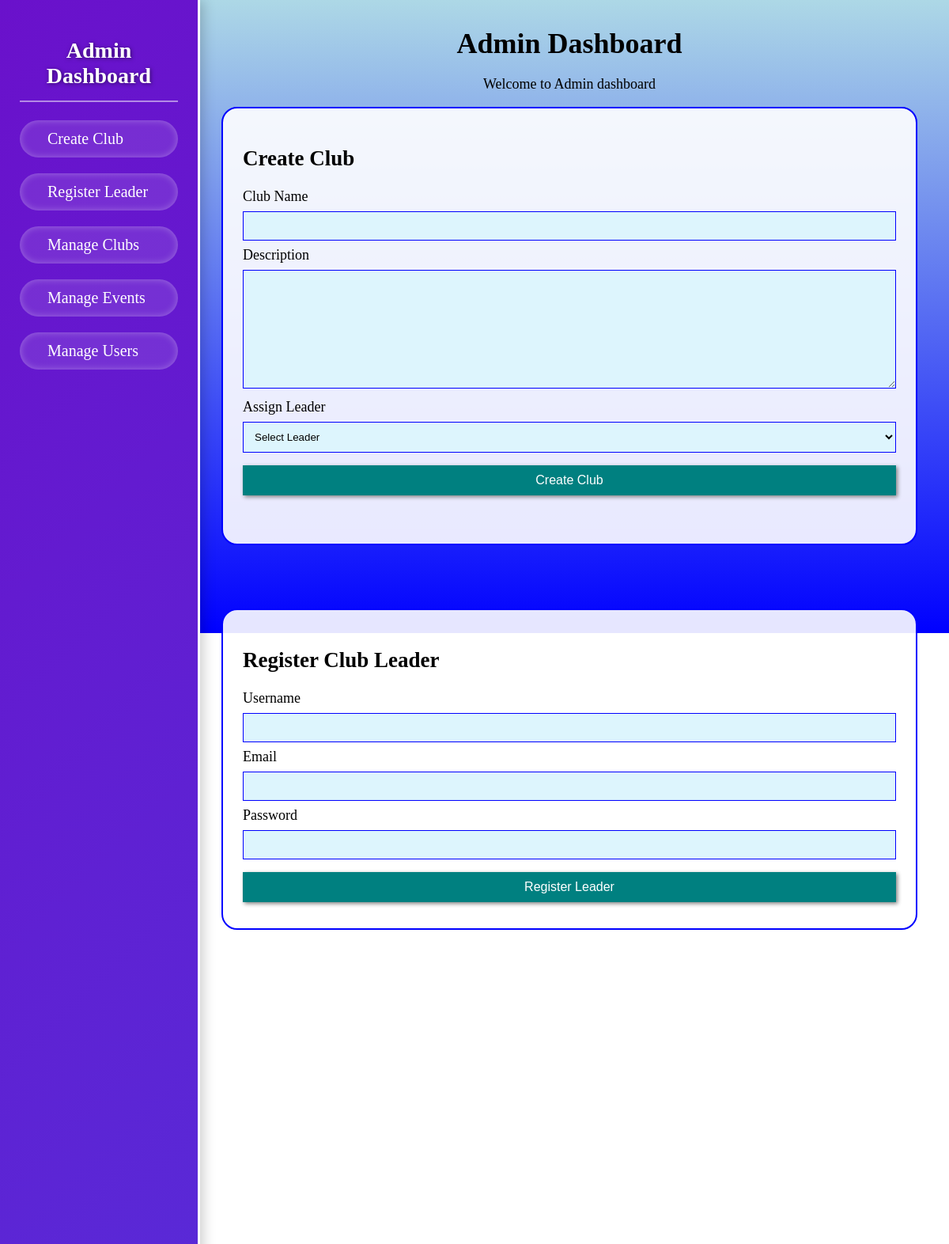
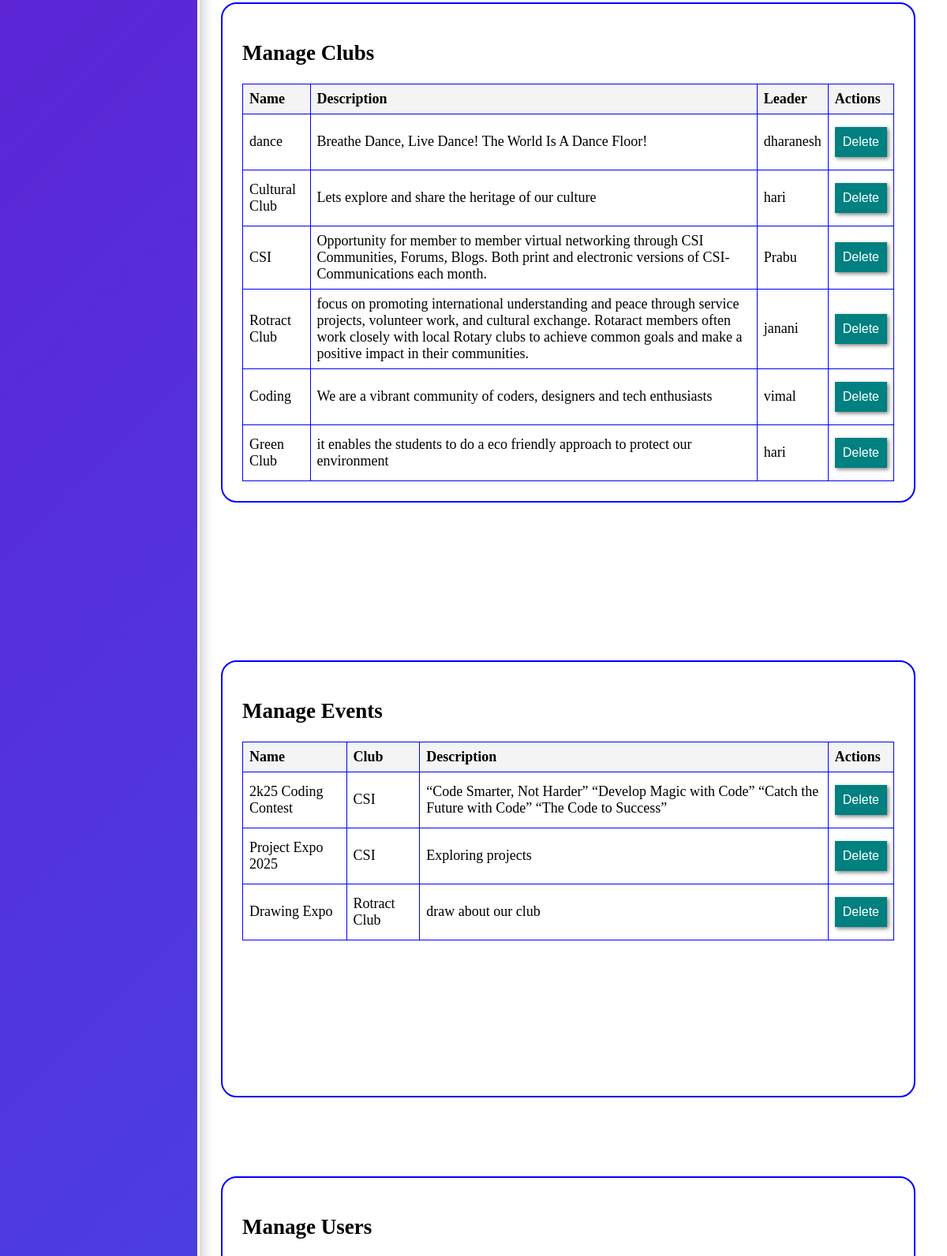
Page /admin/dashboard (signed in, upper part) on the committed database (2 pictures, top to bottom).
### app.py (models this page shows)
class Club(db.Model):
    id = db.Column(db.Integer, primary_key=True)
    name = db.Column(db.String(100), nullable=False)
    description = db.Column(db.Text, nullable=False)
    leader_id = db.Column(db.Integer, db.ForeignKey('user.id'), nullable=False)
    cover_photo = db.Column(db.String(200), nullable=True)  # Cover photo for the club
    leader = db.relationship('User', backref='led_clubs', lazy=True)

class User(db.Model):
    id = db.Column(db.Integer, primary_key=True)
    username = db.Column(db.String(80), nullable=False)
    email = db.Column(db.String(120), unique=True, nullable=False)
    password = db.Column(db.String(120), nullable=False)
    role = db.Column(db.String(10), nullable=False)  # student, club_leader, admin
    joined_events = db.relationship('EventParticipant', backref='student', lazy=True)

class Event(db.Model):
    id = db.Column(db.Integer, primary_key=True)
    club_id = db.Column(db.Integer, db.ForeignKey('club.id'), nullable=False)
    name = db.Column(db.String(100), nullable=False)
    description = db.Column(db.Text, nullable=False)
    photo = db.Column(db.String(100), nullable=True)  # Ensure this column exists
    participants = db.relationship('EventParticipant', backref='event', lazy=True)
    club = db.relationship('Club', backref='events', lazy=True)

### app.py (the view, shortened to what this page needs)
@app.route('/admin/dashboard', methods=['GET', 'POST'])
def admin_dashboard():
    if 'user_id' not in session or session['role'] != 'admin':
        return redirect(url_for('login'))
    clubs = Club.query.all()
    events = Event.query.all()
    users = User.query.all()
    club_leaders = User.query.filter_by(role='club_leader').all()
    return render_template('admin_dashboard.html', clubs=clubs, events=events, users=users, club_leaders=club_leaders)

### templates/admin_dashboard.html (shortened to what this page needs)
<!DOCTYPE html>
<html lang="en">
<head>
</head>
<body>
    <div class="sidebar">
        <h2>Admin Dashboard</h2>
        <ul>
            <li><a href="#create-club"> Create Club</a></li>
            <li><a href="#register-leader"> Register Leader</a></li>
            <li><a href="#manage-clubs"> Manage Clubs</a></li>
            <li><a href="#manage-events"> Manage Events</a></li>
            <li><a href="#manage-users"> Manage Users</a></li>
        </ul>
    </div>
    <div class="container" >
        <div style="margin-left: 30px;margin-right: 30px;">
        <h1 style="color: black;">Admin Dashboard</h1>
        <center><p>Welcome to Admin dashboard</p>
        </center>
        <section id="create-club" style="height: 500px;">
            <h2>Create Club</h2>
            <form method="POST">
                <div>
                    <label for="club_name">Club Name</label>
                    <input type="text" id="club_name" name="club_name" required>
                </div>
                <div>
                    <label for="club_description">Description</label>
                    <textarea style="height: 150px;" id="club_description" name="club_description" rows="3" required></textarea>
                </div>
                <div>
                    <label for="leader_id">Assign Leader</label>
                    <select id="leader_id" name="leader_id" required>
                        <option value="">Select Leader</option>
                    </select>
                </div>
                <button type="submit">Create Club</button>
            </form>
        </section>
        <section id="register-leader" style="margin-bottom: 200px;">
            <h2>Register Club Leader</h2>
            <form method="POST">
                <div>
                    <label for="username">Username</label>
                    <input type="text" id="username" name="username" required>
                </div>
                <div>
                    <label for="email">Email</label>
                    <input type="email" id="email" name="email" required>
                </div>
                <div>
                    <label for="password">Password</label>
                    <input type="password" id="password" name="password" required>
                </div>
                <button type="submit">Register Leader</button>
            </form>
        </section>
        <section id="manage-clubs" style="margin-top: 400px;">
            <h2>Manage Clubs</h2>
            <table>
                <thead>
                    <tr>
                        <th>Name</th>
                        <th>Description</th>
                        <th>Leader</th>
                        <th>Actions</th>
                    </tr>
                </thead>
                <tbody>
                    {% for club in clubs %}
                        <tr>
                            <td>{{ club.name }}</td>
                            <td>{{ club.description }}</td>
                            <td>{{ club.leader.username }}</td>
                            <td>
                                <form method="POST" style="display: inline;">
                                    <button type="submit">Delete</button>
                                </form>
                            </td>
                        </tr>
                    {% endfor %}
                </tbody>
            </table>
        </section>
        <section id="manage-events" style="height: 500px; margin-top: 200px;">
            <h2>Manage Events</h2>
            <table>
                <thead>
                    <tr>
                        <th>Name</th>
                        <th>Club</th>
                        <th>Description</th>
                        <th>Actions</th>
                    </tr>
                </thead>
                <tbody>
                    {% for event in events %}
                        <tr>
                            <td>{{ event.name }}</td>
                            <td>{{ event.club.name }}</td>
                            <td>{{ event.description }}</td>
                            <td>
                                <form method="POST" style="display: inline;">
                                    <button type="submit">Delete</button>
                                </form>
                            </td>
                        </tr>
                    {% endfor %}
                </tbody>
            </table>
        </section>
        <section id="manage-users" style="margin-top: 100px;">
            <h2>Manage Users</h2>
        </section>
    </div>
</body>
</html>

### templates/admin_dashboard.html (style rules this page uses)
body { margin: 0; font-size: large; display: flex; height: 100vh; }
.sidebar { width: 200px; background: linear-gradient(135deg, #6a11cb, #2575fc); color: #ffffff; padding: 25px; position: fixed; height: 100%; box-shadow: 4px 0 15px rgba(0, 0, 0, 0.2); border-right: 3px solid #ffffff; justify-content: space-between; }
.sidebar h2 { font-size: 28px; text-align: center; font-weight: bold; color: #ffffff; text-shadow: 1px 1px 5px rgba(0, 0, 0, 0.5); border-bottom: 2px solid rgba(255, 255, 255, 0.5); padding-bottom: 15px; }
.sidebar ul { list-style-type: none; padding: 0; margin: 0; }
.sidebar ul li { margin: 20px 0; }
.sidebar ul li a { text-decoration: none; font-size: 20px; color: #ffffff; padding: 12px 20px; border-radius: 30px; display: flex; align-items: center; transition: all 0.3s ease; background: rgba(255, 255, 255, 0.1); box-shadow: inset 0 0 10px rgba(255, 255, 255, 0.3); }
.container { background: linear-gradient(lightblue,blue); margin-left: 240px; padding: 10px; width: calc(100% - 260px); }
h1 { text-align: center; margin-bottom: 20px; color: white; }
section { margin-bottom: 80px; background: rgba(255, 255, 255, 0.9); padding: 25px; border-radius: 20px; border: solid 2px blue; }
table { width: 100%; border-collapse: collapse; margin-top: 10px; }
table th, table td { border: 1px solid blue; padding: 8px; text-align: left; }
table th { background-color: #f4f4f4; }
input, textarea, select, button { width: 100%; padding: 10px; margin: 8px 0; box-sizing: border-box; border: solid 1px blue; background-color: rgb(221, 245, 253); }
button { background-color:teal; color: white; border: none; cursor: pointer; font-size: 16px; box-shadow: 2px 2px 5px gray; }

### rows in the picture
Club: name "dance", description "Breathe Dance, Live Dance! The World Is A Dance Floor!", leader.username "dharanesh"
Club: name "Cultural Club", description "Lets explore and share the heritage of our culture", leader.username "hari"
Club: name "CSI", description "Opportunity for member to member virtual networking through CSI Communities, Forums, Blogs. Both print and electronic versions of CSI-Communications each month.", leader.username "Prabu"
Club: name "Rotract Club", description "focus on promoting international understanding and peace through service projects, volunteer work, and cultural exchange. Rotaract members often work closely with local Rotary clubs to achieve common goals and make a positive impact in their communities.", leader.username "janani"
Club: name "Coding", description "We are a vibrant community of coders, designers and tech enthusiasts", leader.username "vimal"
Club: name "Green Club", description "it enables the students to do a eco friendly approach to protect our environment", leader.username "hari"
Event: name "2k25 Coding Contest", club.name "CSI", description "“Code Smarter, Not Harder” “Develop Magic with Code” “Catch the Future with Code” “The Code to Success”"
Event: name "Project Expo 2025", club.name "CSI", description "Exploring projects"
Event: name "Drawing Expo", club.name "Rotract Club", description "draw about our club"
